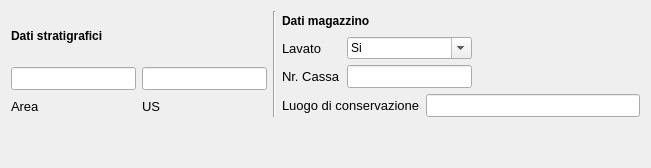
       <widget class="QWidget" name="tab_2">
        <attribute name="title">
         <string>Rif. stratigrafici</string>
        </attribute>
        <layout class="QGridLayout" name="gridLayout_32">
         <item row="0" column="0">
          <layout class="QGridLayout" name="gridLayout_24">
           <item row="0" column="0" rowspan="3">
            <layout class="QGridLayout" name="gridLayout_25">
             <item row="0" column="0" colspan="2">
              <layout class="QGridLayout" name="gridLayout_26">
               <item row="0" column="0">
                <widget class="QLabel" name="label_18">
                 <property name="font">
                  <font>
                   <weight>75</weight>
                   <bold>true</bold>
                  </font>
                 </property>
                 <property name="text">
                  <string>Dati stratigrafici</string>
                 </property>
                </widget>
               </item>
               <item row="0" column="1">
                <spacer name="horizontalSpacer_14">
                 <property name="orientation">
                  <enum>Qt::Horizontal</enum>
                 </property>
                 <property name="sizeHint" stdset="0">
                  <size>
                   <width>48</width>
                   <height>20</height>
                  </size>
                 </property>
                </spacer>
               </item>
              </layout>
             </item>
             <item row="0" column="2" rowspan="2">
              <widget class="Line" name="line_4">
               <property name="orientation">
                <enum>Qt::Vertical</enum>
               </property>
              </widget>
             </item>
             <item row="1" column="0">
              <layout class="QGridLayout" name="gridLayout_27">
               <item row="0" column="0" colspan="2">
                <widget class="QLineEdit" name="lineEdit_area">
                 <property name="font">
                  <font>
                   <pointsize>10</pointsize>
                  </font>
                 </property>
                 <property name="text">
                  <string/>
                 </property>
                </widget>
               </item>
               <item row="1" column="0">
                <widget class="QLabel" name="label_37">
                 <property name="font">
                  <font>
                   <pointsize>10</pointsize>
                  </font>
                 </property>
                 <property name="text">
                  <string>Area</string>
                 </property>
                </widget>
               </item>
               <item row="1" column="1">
                <spacer name="horizontalSpacer_15">
                 <property name="orientation">
                  <enum>Qt::Horizontal</enum>
                 </property>
                 <property name="sizeHint" stdset="0">
                  <size>
                   <width>48</width>
                   <height>20</height>
                  </size>
                 </property>
                </spacer>
               </item>
              </layout>
             </item>
             <item row="1" column="1">
              <layout class="QGridLayout" name="gridLayout_28">
               <item row="0" column="0" colspan="2">
                <widget class="QLineEdit" name="lineEdit_us">
                 <property name="font">
                  <font>
                   <pointsize>10</pointsize>
                  </font>
                 </property>
                 <property name="text">
                  <string/>
                 </property>
                </widget>
               </item>
               <item row="1" column="0">
                <widget class="QLabel" name="label_38">
                 <property name="font">
                  <font>
                   <pointsize>10</pointsize>
                  </font>
                 </property>
                 <property name="text">
                  <string>US</string>
                 </property>
                </widget>
               </item>
               <item row="1" column="1">
                <spacer name="horizontalSpacer_16">
                 <property name="orientation">
                  <enum>Qt::Horizontal</enum>
                 </property>
                 <property name="sizeHint" stdset="0">
                  <size>
                   <width>38</width>
                   <height>20</height>
                  </size>
                 </property>
                </spacer>
               </item>
              </layout>
             </item>
            </layout>
           </item>
           <item row="0" column="1">
            <layout class="QGridLayout" name="gridLayout_29">
             <item row="0" column="0">
              <widget class="QLabel" name="label_19">
               <property name="font">
                <font>
                 <weight>75</weight>
                 <bold>true</bold>
                </font>
               </property>
               <property name="text">
                <string>Dati magazzino</string>
               </property>
              </widget>
             </item>
             <item row="0" column="1">
              <spacer name="horizontalSpacer_17">
               <property name="orientation">
                <enum>Qt::Horizontal</enum>
               </property>
               <property name="sizeHint" stdset="0">
                <size>
                 <width>248</width>
                 <height>20</height>
                </size>
               </property>
              </spacer>
             </item>
            </layout>
           </item>
           <item row="1" column="1">
            <layout class="QGridLayout" name="gridLayout_30">
             <item row="2" column="1">
              <widget class="QLabel" name="label_39">
               <property name="font">
                <font>
                 <pointsize>10</pointsize>
                </font>
               </property>
               <property name="text">
                <string>Nr. Cassa</string>
               </property>
              </widget>
             </item>
             <item row="2" column="2">
              <widget class="QLineEdit" name="lineEdit_nr_cassa">
               <property name="font">
                <font>
                 <pointsize>10</pointsize>
                </font>
               </property>
               <property name="text">
                <string/>
               </property>
              </widget>
             </item>
             <item row="2" column="3">
              <spacer name="horizontalSpacer_18">
               <property name="orientation">
                <enum>Qt::Horizontal</enum>
               </property>
               <property name="sizeHint" stdset="0">
                <size>
                 <width>168</width>
                 <height>20</height>
                </size>
               </property>
              </spacer>
             </item>
             <item row="1" column="2">
              <widget class="QComboBox" name="comboBox_lavato">
               <property name="editable">
                <bool>true</bool>
               </property>
               <item>
                <property name="text">
                 <string>Si</string>
                </property>
               </item>
               <item>
                <property name="text">
                 <string>No</string>
                </property>
               </item>
               <item>
                <property name="text">
                 <string/>
                </property>
               </item>
              </widget>
             </item>
             <item row="1" column="1">
              <widget class="QLabel" name="label_2">
               <property name="font">
                <font>
                 <pointsize>10</pointsize>
                </font>
               </property>
               <property name="text">
                <string>Lavato</string>
               </property>
              </widget>
             </item>
            </layout>
           </item>
           <item row="2" column="1">
            <layout class="QGridLayout" name="gridLayout_31">
             <item row="1" column="0">
              <widget class="QLabel" name="label_40">
               <property name="font">
                <font>
                 <pointsize>10</pointsize>
                </font>
               </property>
               <property name="text">
                <string>Luogo di conservazione</string>
               </property>
              </widget>
             </item>
             <item row="1" column="1">
              <widget class="QLineEdit" name="lineEdit_luogo_conservazione">
               <property name="font">
                <font>
                 <pointsize>10</pointsize>
                </font>
               </property>
               <property name="text">
                <string/>
               </property>
              </widget>
             </item>
            </layout>
           </item>
          </layout>
         </item>
         <item row="1" column="0">
          <spacer name="verticalSpacer">
           <property name="orientation">
            <enum>Qt::Vertical</enum>
           </property>
           <property name="sizeHint" stdset="0">
            <size>
             <width>20</width>
             <height>40</height>
            </size>
           </property>
          </spacer>
         </item>
        </layout>
       </widget>
